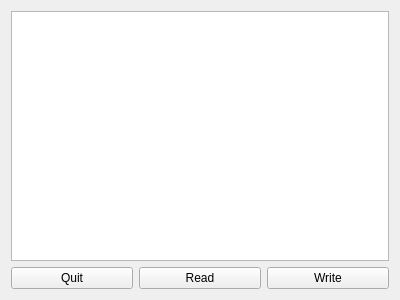
<?xml version="1.0" encoding="UTF-8"?>
<ui version="4.0">
 <class>MainWindow</class>
 <widget class="QMainWindow" name="MainWindow">
  <property name="geometry">
   <rect>
    <x>0</x>
    <y>0</y>
    <width>400</width>
    <height>300</height>
   </rect>
  </property>
  <property name="windowTitle">
   <string>MainWindow</string>
  </property>
  <widget class="QWidget" name="centralWidget">
   <layout class="QHBoxLayout" name="horizontalLayout_2">
    <item>
     <layout class="QVBoxLayout" name="verticalLayout">
      <item>
       <widget class="QPlainTextEdit" name="plainTextEdit"/>
      </item>
      <item>
       <layout class="QHBoxLayout" name="horizontalLayout">
        <item>
         <widget class="QPushButton" name="pushButton_3">
          <property name="text">
           <string>Quit</string>
          </property>
         </widget>
        </item>
        <item>
         <widget class="QPushButton" name="pushButton_2">
          <property name="text">
           <string>Read</string>
          </property>
         </widget>
        </item>
        <item>
         <widget class="QPushButton" name="pushButton">
          <property name="text">
           <string>Write</string>
          </property>
         </widget>
        </item>
       </layout>
      </item>
     </layout>
    </item>
   </layout>
  </widget>
 </widget>
 <layoutdefault spacing="6" margin="11"/>
 <resources/>
 <connections/>
</ui>
